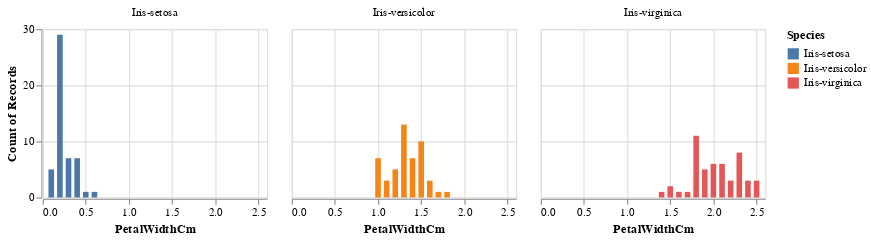

Write notebook code for a chart like this one.
### Code cell
alt.Chart(iris).mark_bar().encode(
    x='PetalWidthCm:Q',
    y='count(PetalLengthCm):Q',
    color='Species:N',
    facet=alt.Facet('Species:N', title=None)
).properties(width=200, height=150)

### Figure 1 — Vega-Lite specification as saved in the notebook (floating-point values rounded to 4 significant figures; data arrays with more than 128 entries replaced by an {"elided": "..."} marker saying what was removed)
{"config": {"view": {"continuousWidth": 400, "continuousHeight": 300}}, "data": {"name": "data-32c2d31e96c1e340cf08e5a6f3247832"}, "mark": "bar", "encoding": {"color": {"type": "nominal", "field": "Species"}, "facet": {"type": "nominal", "field": "Species", "title": null}, "x": {"type": "quantitative", "field": "PetalWidthCm"}, "y": {"type": "quantitative", "aggregate": "count", "field": "PetalLengthCm"}}, "height": 150, "width": 200, "$schema": "https://vega.github.io/schema/vega-lite/v4.8.1.json", "datasets": {"data-32c2d31e96c1e340cf08e5a6f3247832": {"elided": "150 records"}}}
